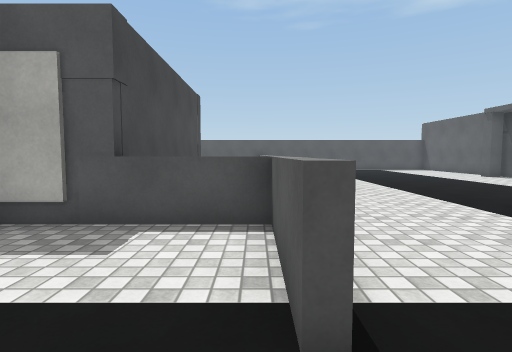
View 1 (above)

24 first-person views from a walk through a scene from a Unity 3-D project. The camera is 1.2 m above the floor, tilts 4° down and sees 80° across. The floor is counted in squares, 1.2 m on a side. Each view is taken from the middle of a square. On the plan, view 1 faces up. The plan holds only what a view shows up to about 12 squares ahead; the rest is blank. The place goes on beyond the plan. The player is left out. Some animated figures are not drawn. Surface patterns are stand-ins for the level's own textures.

View 2
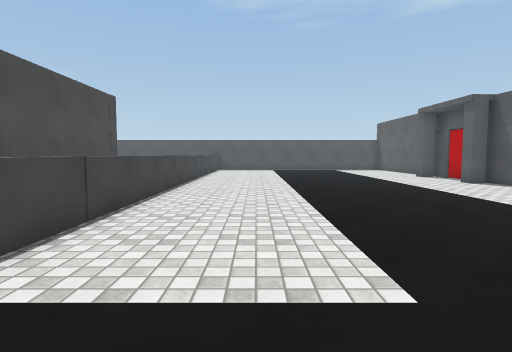

View 3
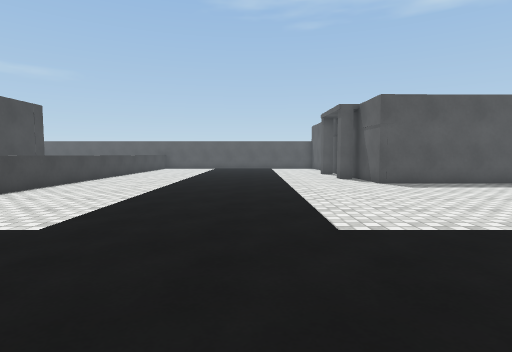

View 4
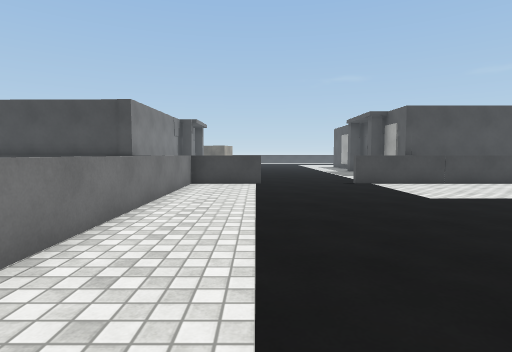

View 5
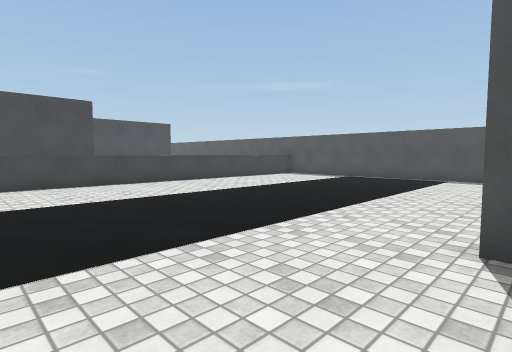

View 6
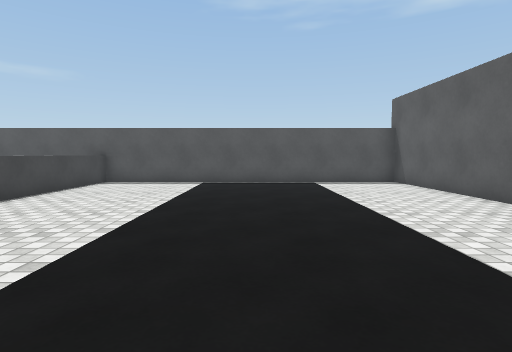

View 7
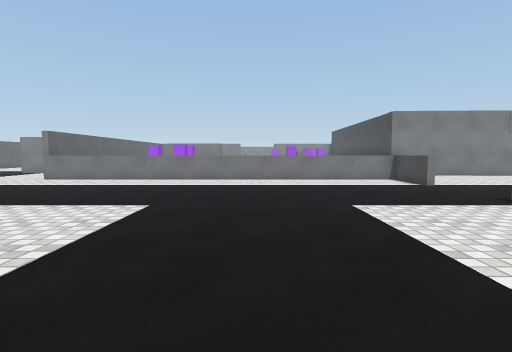

View 8
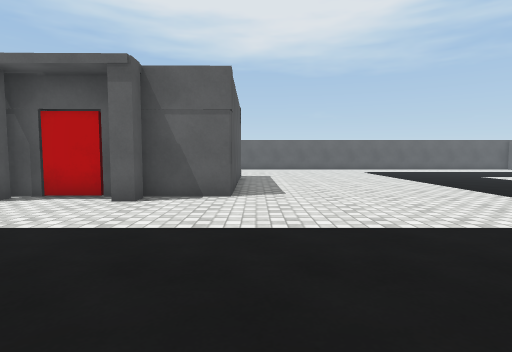

View 9
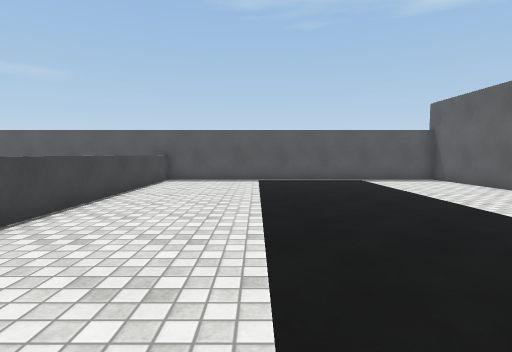

View 10
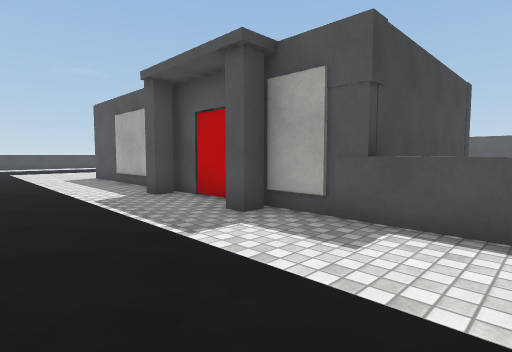

View 11
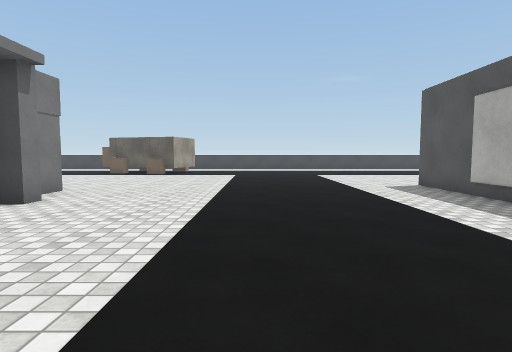

View 12
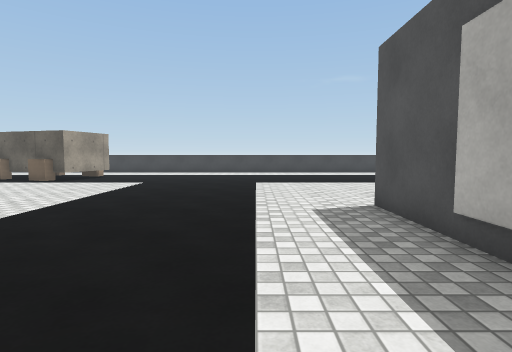

View 13
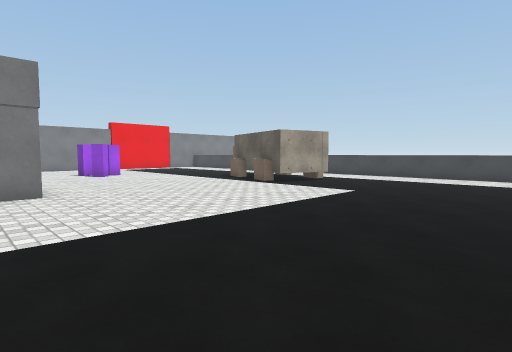

View 14
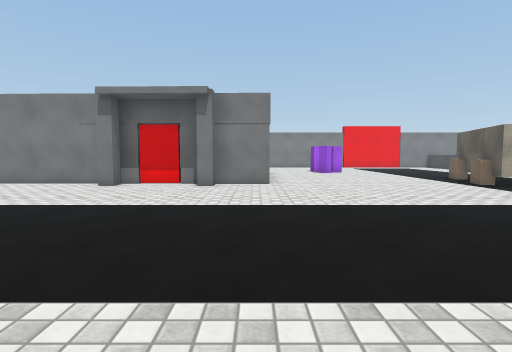

View 15
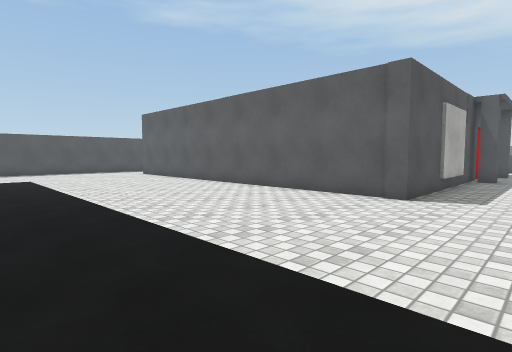

View 16
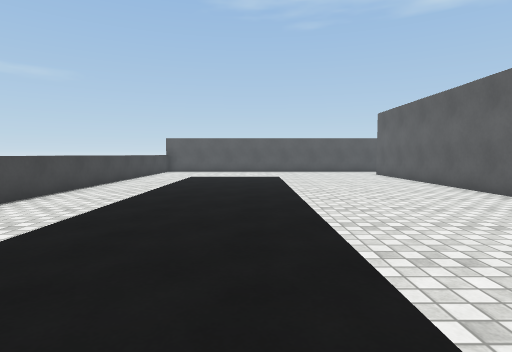

View 17
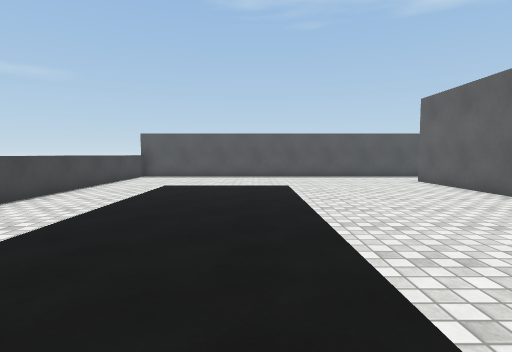

View 18
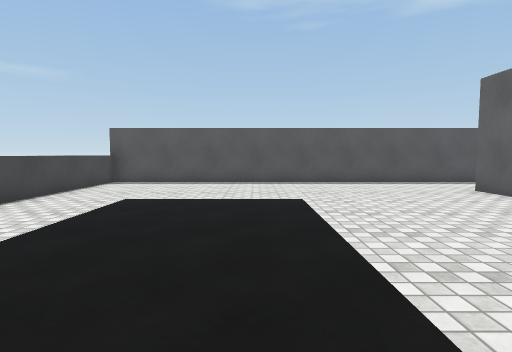

View 19
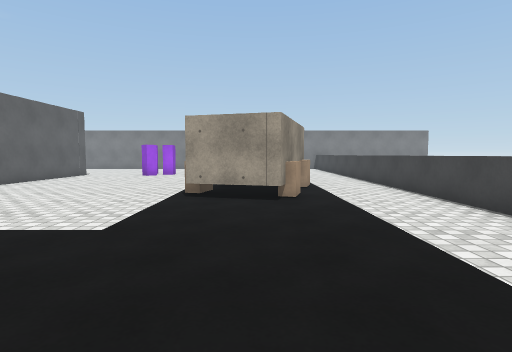

View 20
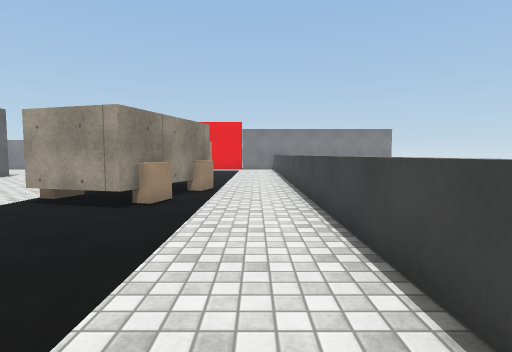

View 21
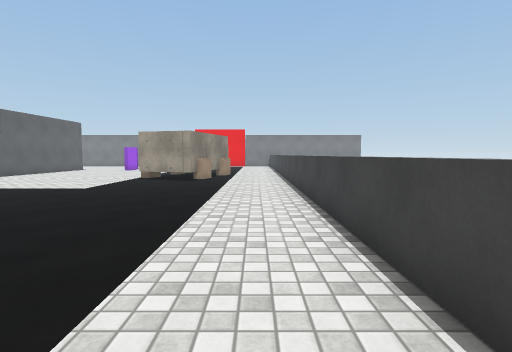

View 22
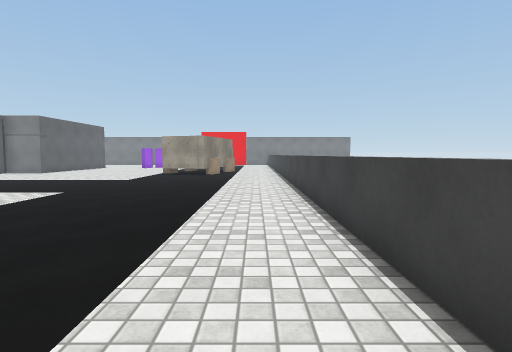

View 23
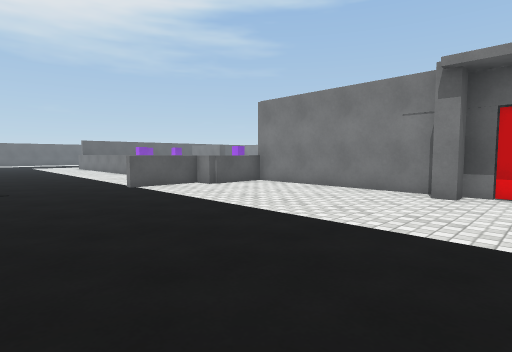

View 24
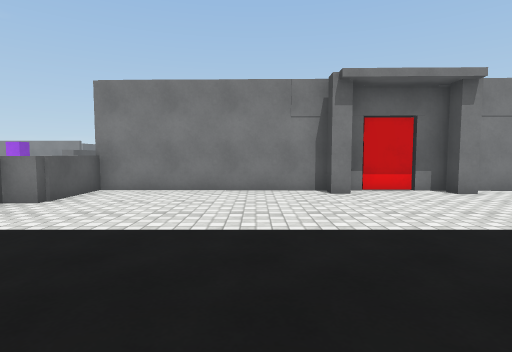

### Floor plan
Key: @ floor where view 1 was taken; # wall or solid block; . floor; = window, fence, low wall or low ledge; ^ raised ledge; O other object.
Columns run from 25 left of view 1 to 14 right of it. Each row starts with its distance up from view 1.
 20 ##############        ###############
 19 =............            =..........O
 18 =...........             =..........O
 17 =..........O             =..........O
 16 =..........O             =..........O
 15 =..........O             =..........O
 14 =..........O             =..........O
 13 =..........O             =...........O
 12 =..........O             =...........O
 11 =..........O           O =..........O
 10 =..........O           O =...........O
  9 =..........O           O =...........OOO
  8 =..........O           O =..............
  7 =..........O           O =..............
  6 =..........O           O =..............
  5 =..........OOOOOOO OO OO =..............
  4 =.................O..O.#^^..............
  3 =........................=..............
  2 =........................=..............
  1 =.......................................
  0 =........................@..............
 -1 =.......................................
 -2 =........................#..............
 -3 =........................=..............
 -4 =........................===============
 -5 =..O##...................^
 -6 =..###O........O..O......^
 -7 =..###.......OOOOOOOOOOOO
 -8 =.O# O.......O          O
 -9 =..OO  ......O          O
-10 =..    ......O          O
-11 =..       ...           O

Positions as (right, up) in squares from view 1, and headings:
1: (0, 0), facing up
2: (3, 0), facing up
3: (7, -2), facing up
4: (11, -2), facing left
5: (11, 7), facing up-left
6: (6, 9), facing up
7: (6, 8), facing down
8: (4, 8), facing right
9: (4, 8), facing up
10: (0, 0), facing up-left
11: (-4, -1), facing left
12: (-8, 2), facing left
13: (-11, 2), facing down-left
14: (-12, 4), facing down
15: (-21, 2), facing up-right
16: (-20, 2), facing up
17: (-20, 6), facing up
18: (-20, 9), facing up
19: (-21, 2), facing down
20: (-24, 1), facing down
21: (-24, 7), facing down
22: (-24, 10), facing down
23: (-9, 2), facing down-right
24: (-5, 2), facing down
